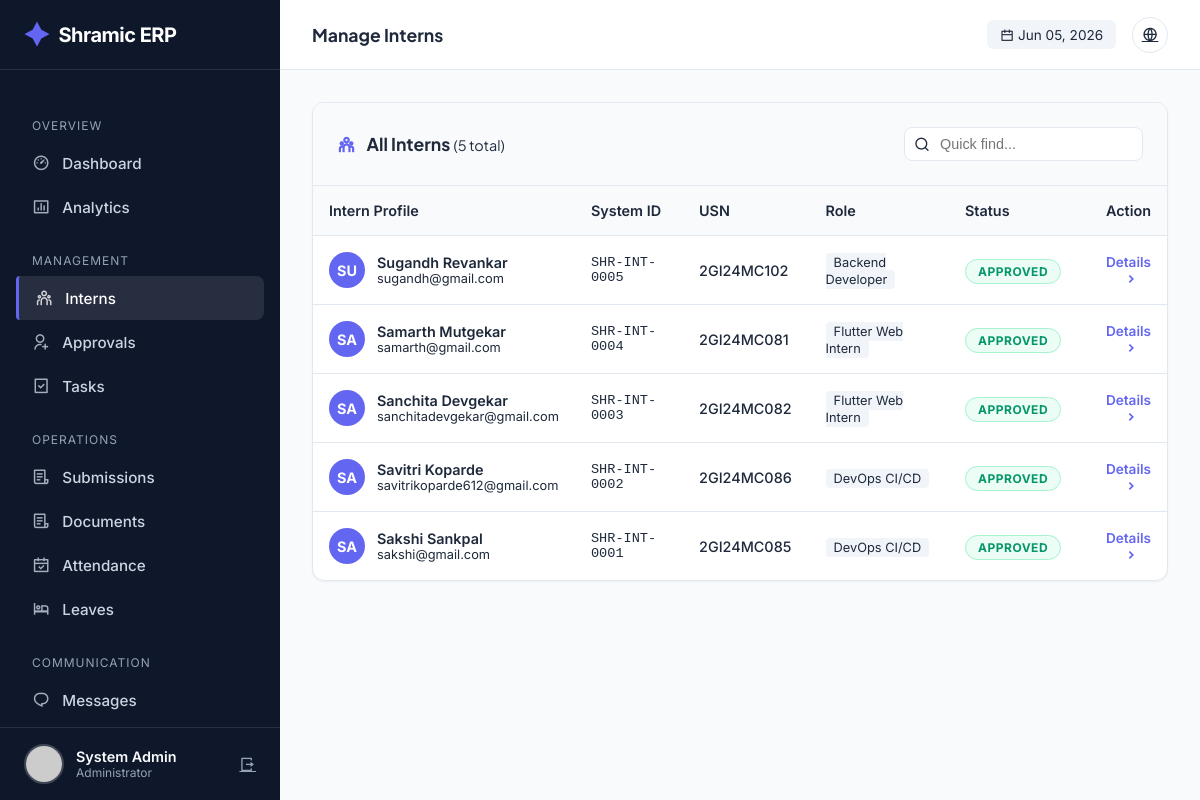
/admin/interns (signed in), run on the app's committed database.
### tables this page shows
CREATE TABLE users (
            id INTEGER PRIMARY KEY AUTOINCREMENT,
            intern_id TEXT UNIQUE,
            usn TEXT UNIQUE NOT NULL,
            full_name TEXT NOT NULL,
            phone TEXT NOT NULL,
            email TEXT UNIQUE NOT NULL,
            password_hash TEXT NOT NULL,
            role TEXT NOT NULL,
            photo_url TEXT,
            status TEXT DEFAULT 'PENDING',
            is_admin BOOLEAN DEFAULT 0,
            department TEXT,
            join_date DATE,
            emergency_contact TEXT,
            address TEXT,
            last_login TIMESTAMP,
            login_count INTEGER DEFAULT 0,
            created_at TIMESTAMP DEFAULT CURRENT_TIMESTAMP,
            updated_at TIMESTAMP DEFAULT CURRENT_TIMESTAMP
        );

### app.py (the view)
@app.route('/admin/interns')
@login_required
@admin_required
def admin_interns():
    conn = get_db_connection()
    cur = conn.cursor()
    role_filter = request.args.get('role', 'all')
    status_filter = request.args.get('status', 'all')
    department_filter = request.args.get('department', 'all')
    search = request.args.get('search', '')
    query = "SELECT * FROM users WHERE is_admin = 0"
    params = []
    if role_filter != 'all':
        query += " AND role = ?"
        params.append(role_filter)
    if status_filter != 'all':
        query += " AND status = ?"
        params.append(status_filter)
    if department_filter != 'all':
        query += " AND department = ?"
        params.append(department_filter)
    if search:
        query += " AND (full_name LIKE ? OR intern_id LIKE ? OR email LIKE ?)"
        search_term = f"%{search}%"
        params.extend([search_term, search_term, search_term])
    query += " ORDER BY created_at DESC"
    cur.execute(query, params)
    interns = cur.fetchall()
    cur.execute("SELECT DISTINCT role FROM users WHERE is_admin = 0")
    roles = [r['role'] for r in cur.fetchall()]
    cur.execute("SELECT DISTINCT department FROM users WHERE is_admin = 0 AND department IS NOT NULL")
    departments = [d['department'] for d in cur.fetchall()]
    conn.close()
    return render_template('admin/interns.html',
        interns=interns,
        roles=roles,
        departments=departments,
        current_role=role_filter,
        current_status=status_filter,
        current_department=department_filter,
        search=search
    )

### templates/admin/interns.html (shortened to what this page needs)
{% extends "admin/base.html" %} {% block page_title %}Manage Interns{% endblock
%} {% block content %}
<div class="table-wrapper">
  <div class="table-header">
    <h3 style="margin: 0; font-size: 1.1rem; color: var(--text-main)">
      <i
        class="ri-team-line"
        style="margin-right: 8px; color: var(--primary)"
      ></i>
      All Interns
      <span
        style="
          color: var(--text-secondary);
          font-weight: 400;
          font-size: 0.9rem;
        "
        >({{ interns|length }} total)</span
      >
    </h3>
    <div style="position: relative">
      <i
        class="ri-search-line"
        style="
          position: absolute;
          left: 10px;
          top: 50%;
          transform: translateY(-50%);
          color: var(--text-secondary);
        "
      ></i>
      <input
        type="text"
        placeholder="Quick find..."
        style="
          padding: 0.5rem 1rem 0.5rem 2.2rem;
          border: 1px solid var(--border);
          border-radius: 8px;
          font-size: 0.9rem;
        "
      />
    </div>
  </div>
  {% if interns %}
  <div class="table-container">
    <table>
      <thead>
        <tr>
          <th style="width: 30%">Intern Profile</th>
          <th style="width: 15%">System ID</th>
          <th style="width: 15%">USN</th>
          <th style="width: 20%">Role</th>
          <th style="width: 10%">Status</th>
          <th style="width: 10%; text-align: right">Action</th>
        </tr>
      </thead>
      <tbody>
        {% for intern in interns %}
        <tr class="intern-row">
          <td>
            <div style="display: flex; align-items: center; gap: 12px">
              <div
                style="
                  width: 36px;
                  height: 36px;
                  background: var(--primary);
                  color: white;
                  border-radius: 50%;
                  display: flex;
                  align-items: center;
                  justify-content: center;
                  font-weight: 700;
                  font-size: 0.9rem;
                "
              >
                {{ intern.full_name[:2].upper() }}
              </div>
              <div>
                <div style="font-weight: 600; color: var(--text-main)">
                  {{ intern.full_name }}
                </div>
                <div style="font-size: 0.8rem; color: var(--text-secondary)">
                  {{ intern.email }}
                </div>
              </div>
            </div>
          </td>
          <td
            style="
              font-family: &quot;Space Grotesk&quot;, monospace;
              color: var(--text-secondary);
              font-size: 0.85rem;
            "
          >
            {{ intern.intern_id }}
          </td>
          <td style="font-weight: 500">{{ intern.usn }}</td>
          <td>
            <span
              style="
                background: #f1f5f9;
                padding: 2px 8px;
                border-radius: 4px;
                font-size: 0.8rem;
                color: var(--text-secondary);
              "
            >
              {{ intern.role }}
            </span>
          </td>
          <td>
            {% if intern.status == 'APPROVED' %}
            <span class="status-badge status-approved">Approved</span>
            {% elif intern.status == 'PENDING' %}
            <span class="status-badge status-pending">Pending</span>
            {% else %}
            <span class="status-badge status-rejected">Rejected</span>
            {% endif %}
          </td>
          <td style="text-align: right">
            <a
              href="{{ url_for('admin_intern_detail', intern_id=intern.id) }}"
              class="action-link"
            >
              Details <i class="ri-arrow-right-s-line"></i>
            </a>
          </td>
        </tr>
        {% endfor %}
      </tbody>
    </table>
  </div>
  {% endif %}
</div>
{% endblock %}

### templates/admin/base.html (shortened to what this page needs)
<!doctype html>
<html lang="en">
  <head>
    <link
      href="https://cdn.jsdelivr.net/npm/remixicon@4.1.0/fonts/remixicon.css"
      rel="stylesheet"
    />
  </head>
  <body>
    <aside class="sidebar" id="sidebar">
      <a href="/" class="brand">
        <i class="ri-shining-2-fill"></i> Shramic ERP
      </a>
      <ul class="nav-menu">
        <li class="nav-label">Overview</li>
        <li>
          <a
            href="{{ url_for('admin_dashboard') }}"
            class="nav-link {% if request.endpoint == 'admin_dashboard' %}active{% endif %}"
            ><i class="ri-dashboard-3-line"></i> Dashboard</a
          >
        </li>
        <li>
          <a
            href="{{ url_for('admin_analytics') }}"
            class="nav-link {% if request.endpoint == 'admin_analytics' %}active{% endif %}"
            ><i class="ri-bar-chart-box-line"></i> Analytics</a
          >
        </li>
        <li class="nav-label">Management</li>
        <li>
          <a
            href="{{ url_for('admin_interns') }}"
            class="nav-link {% if request.endpoint == 'admin_interns' %}active{% endif %}"
            ><i class="ri-team-line"></i> Interns</a
          >
        </li>
        <li>
          <a
            href="{{ url_for('admin_approvals') }}"
            class="nav-link {% if request.endpoint == 'admin_approvals' %}active{% endif %}"
            ><i class="ri-user-add-line"></i> Approvals</a
          >
        </li>
        <li>
          <a
            href="{{ url_for('admin_tasks') }}"
            class="nav-link {% if request.endpoint == 'admin_tasks' %}active{% endif %}"
            ><i class="ri-task-line"></i> Tasks</a
          >
        </li>
        <li class="nav-label">Operations</li>
        <li>
          <a
            href="{{ url_for('admin_submissions') }}"
            class="nav-link {% if request.endpoint == 'admin_submissions' %}active{% endif %}"
            ><i class="ri-file-list-3-line"></i> Submissions</a
          >
        </li>
        <li>
  <a
    href="{{ url_for('admin_documents') }}"
    class="nav-link {% if request.endpoint == 'admin_documents' %}active{% endif %}"
  >
    <i class="ri-file-list-3-line"></i> Documents
  </a>
</li>
        <li>
          <a
            href="{{ url_for('admin_attendance') }}"
            class="nav-link {% if request.endpoint == 'admin_attendance' %}active{% endif %}"
            ><i class="ri-calendar-check-line"></i> Attendance</a
          >
        </li>
        <li>
          <a
            href="{{ url_for('admin_leaves') }}"
            class="nav-link {% if request.endpoint == 'admin_leaves' %}active{% endif %}"
            ><i class="ri-hotel-bed-line"></i> Leaves</a
          >
        </li>
        <li class="nav-label">Communication</li>
        <li>
          <a
            href="{{ url_for('admin_messages') }}"
            class="nav-link {% if request.endpoint == 'admin_messages' %}active{% endif %}"
            ><i class="ri-chat-1-line"></i> Messages</a
          >
        </li>
        <li>
          <a
            href="{{ url_for('admin_announcements') }}"
            class="nav-link {% if request.endpoint == 'admin_announcements' %}active{% endif %}"
            > Announcements</a
          >
        </li>
      </ul>
      <div class="user-profile">
        <img
          src="{{ url_for('static', filename='uploads/profiles/' + current_user.photo_url) if current_user.photo_url else 'https://ui-avatars.com/api/?name=Admin&background=random' }}"
          class="user-avatar"
          alt="Admin"
        />
        <div style="flex: 1; overflow: hidden">
          <div
            style="
              font-weight: 600;
              font-size: 0.9rem;
              white-space: nowrap;
              text-overflow: ellipsis;
            "
          >
            {{ current_user.full_name }}
          </div>
          <div style="font-size: 0.75rem; color: var(--text-light)">
            Administrator
          </div>
        </div>
        <a
          href="{{ url_for('logout') }}"
          title="Logout"
          style="color: var(--text-light)"
          ><i class="ri-logout-box-r-line"></i
        ></a>
      </div>
    </aside>
    <div class="main-wrapper">
      <header class="top-header">
        <div style="display: flex; align-items: center; gap: 1rem">
          <h2 class="page-title">
            {% block page_title %}Dashboard{% endblock %}
          </h2>
        </div>
        <div class="header-actions">
          <div
            style="
              font-size: 0.85rem;
              color: var(--text-secondary);
              background: #f1f5f9;
              padding: 0.4rem 0.8rem;
              border-radius: 6px;
            "
          >
            <i class="ri-calendar-line"></i> {{ now.strftime('%b %d, %Y') }}
          </div>
          <a href="{{ url_for('index') }}" class="btn-icon" title="View Site"
            ><i class="ri-global-line"></i
          ></a>
        </div>
      </header>
      <div class="content">
         {% block content %}{% endblock %}
      </div>
    </div>
  </body>
</html>

### data on the page
users: full_name "System Admin"
users: full_name "SU", full_name "Sugandh Revankar", email "sugandh@gmail.com", intern_id "SHR-INT-0005", usn "2GI24MC102", role "Backend Developer", status "APPROVED"
users: full_name "SA", full_name "Samarth Mutgekar", email "samarth@gmail.com", intern_id "SHR-INT-0004", usn "2GI24MC081", role "Flutter Web Intern", status "APPROVED"
users: full_name "SA", full_name "Sanchita Devgekar", email "sanchitadevgekar@gmail.com", intern_id "SHR-INT-0003", usn "2GI24MC082", role "Flutter Web Intern", status "APPROVED"
users: full_name "SA", full_name "Savitri Koparde", email "savitrikoparde612@gmail.com", intern_id "SHR-INT-0002", usn "2GI24MC086", role "DevOps CI/CD", status "APPROVED"
users: full_name "SA", full_name "Sakshi Sankpal", email "sakshi@gmail.com", intern_id "SHR-INT-0001", usn "2GI24MC085", role "DevOps CI/CD", status "APPROVED"

### other printed values
{{ now.strftime('%b %d, %Y') }} "Jun 05, 2026"
{{ interns|length }} "5"
